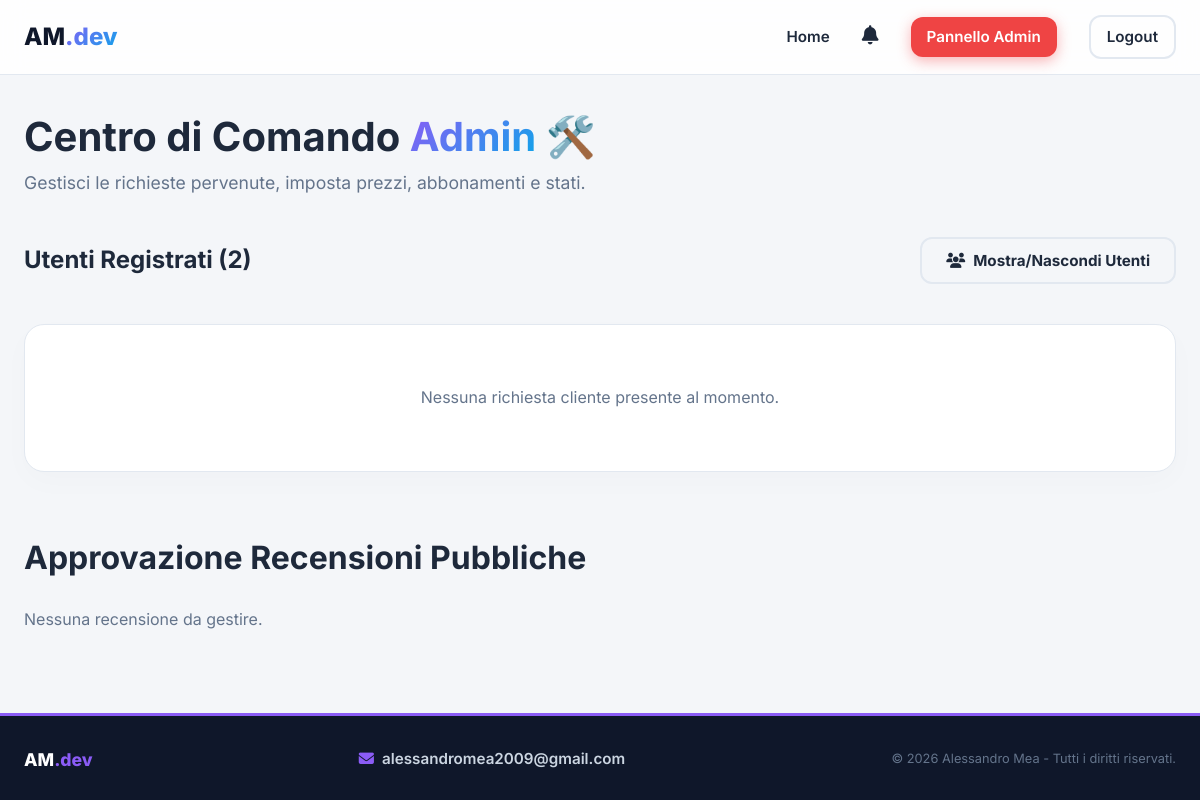
Page /admin (signed in) on the earlier database version.
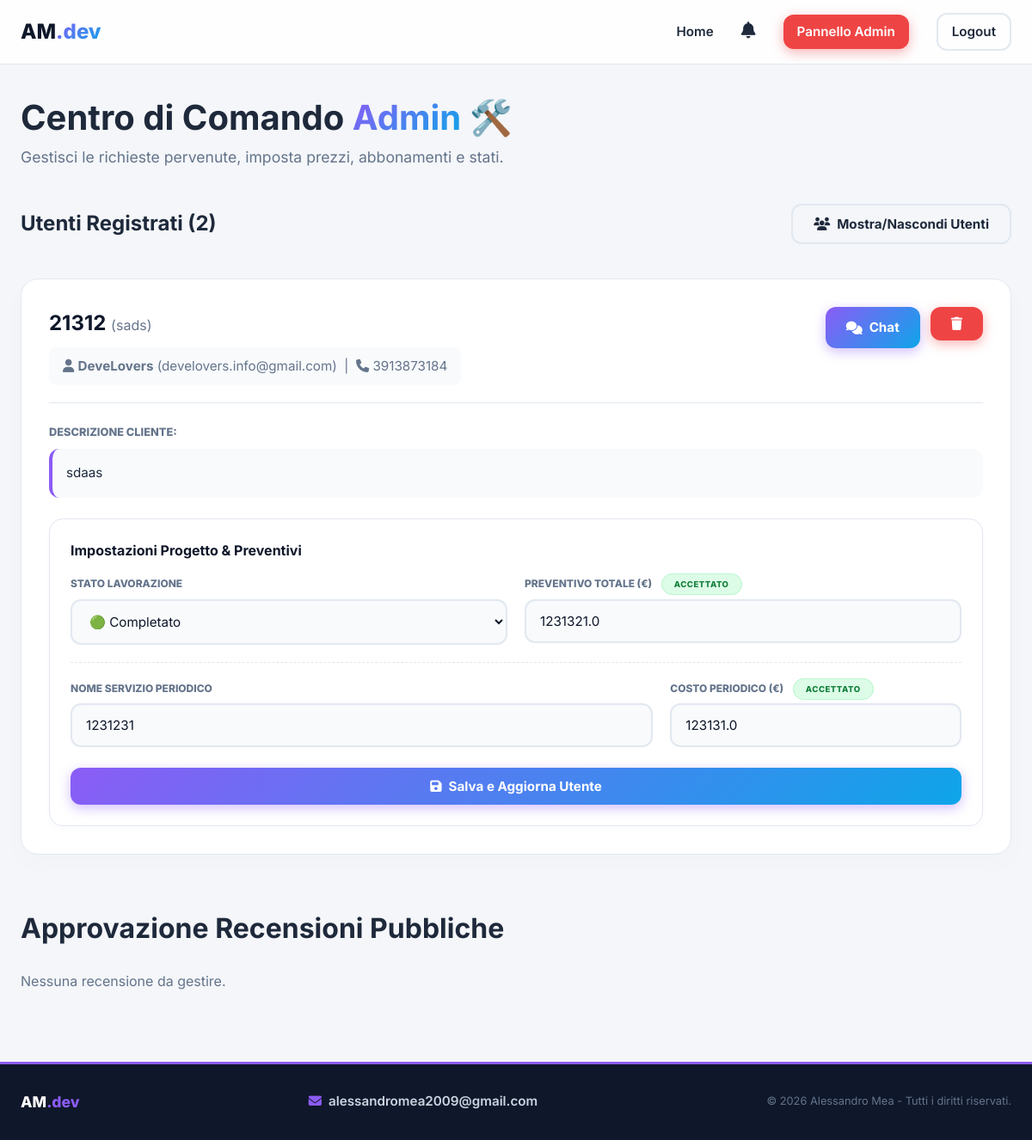
Same page on the later database version.
### app.py (models this page shows)
class SiteRequest(db.Model):
    id = db.Column(db.Integer, primary_key=True)
    user_id = db.Column(db.Integer, db.ForeignKey('user.id'), nullable=False)
    site_name = db.Column(db.String(100), nullable=False)
    business_name = db.Column(db.String(100), nullable=False)
    description = db.Column(db.Text, nullable=False)
    phone = db.Column(db.String(20), nullable=False)
    status = db.Column(db.String(20), default='In Attesa')
    cost = db.Column(db.Float, default=0.0)
    quote_accepted = db.Column(db.Boolean, default=False)
    periodic_amount = db.Column(db.Float, default=0.0)
    periodic_desc = db.Column(db.String(200), default='')
    periodic_accepted = db.Column(db.Boolean, default=False)
    created_at = db.Column(db.DateTime, default=datetime.utcnow)
    messages = db.relationship('ChatMessage', backref='project', lazy=True, cascade="all, delete-orphan")

class User(UserMixin, db.Model):
    id = db.Column(db.Integer, primary_key=True)
    google_id = db.Column(db.String(120), unique=True)
    name = db.Column(db.String(100))
    email = db.Column(db.String(120), unique=True, nullable=False)
    is_admin = db.Column(db.Boolean, default=False)
    requests = db.relationship('SiteRequest', backref='client', lazy=True)
    messages = db.relationship('ChatMessage', backref='sender', lazy=True)
    notifications = db.relationship('Notification', backref='user', lazy=True, cascade="all, delete-orphan")

### app.py (the view)
@app.route('/admin')
@login_required
def admin():
    if not current_user.is_admin:
        return redirect(url_for('dashboard'))
    all_requests = SiteRequest.query.order_by(SiteRequest.created_at.desc()).all()
    all_reviews = Review.query.order_by(Review.created_at.desc()).all()
    client_users = User.query.filter(User.is_admin != True).all()
    return render_template('admin.html', requests=all_requests, reviews=all_reviews, users=client_users)

### app.py (called while the page is built)
@login_manager.user_loader
def load_user(user_id):
    return User.query.get(int(user_id))

@app.context_processor
def inject_notifications():
    if current_user.is_authenticated:
        unread = Notification.query.filter_by(user_id=current_user.id, is_read=False).count()
        return dict(unread_notifications=unread)
    return dict(unread_notifications=0)

### templates/admin.html (shortened to what the changed rows need)
{% extends 'base.html' %}
{% block content %}
<div style="margin-bottom: 40px;">
    <h2 style="font-size: 2.5rem;">Centro di Comando <span class="text-neon">Admin</span> 🛠️</h2>
</div>
<div style="display: flex; flex-direction: column; gap: 32px;">
    {% if not requests %}
    <div class="neon-card" style="text-align: center; color: var(--text-muted); padding: 60px;">
        Nessuna richiesta cliente presente al momento.
    </div>
    {% else %}
    {% for req in requests %}
    <div class="neon-card" style="padding: 32px;">
        <div
            style="display: flex; justify-content: space-between; align-items: flex-start; border-bottom: 1px solid var(--border-color); padding-bottom: 20px; margin-bottom: 20px;">
            <div>
                <h3 style="color: var(--primary-dark); font-size: 1.5rem; margin-bottom: 8px;">{{ req.site_name }}
                    <small style="font-size: 1rem; font-weight: 400; color: var(--text-muted);">({{ req.business_name
                        }})</small>
                </h3>
                <p
                    style="font-size: 0.95rem; color: var(--text-muted); background: #f8fafc; padding: 10px 16px; border-radius: 8px; display: inline-block;">
                    <i class="fa-solid fa-user"></i> <strong>{{ req.client.name }}</strong> ({{ req.client.email }})
                    &nbsp;|&nbsp; <i class="fa-solid fa-phone"></i> {{ req.phone }}
                </p>
            </div>
            <div style="display: flex; gap: 12px;">
                <a href="/chat/{{ req.id }}" class="btn btn-primary">
                    <i class="fa-solid fa-comments"></i> Chat
                </a>
                <form method="POST" action="/admin/delete/{{ req.id }}"
                    onsubmit="return confirm('⚠️ Sicuro di voler eliminare definitivamente questo progetto e la sua chat?');">
                    <button type="submit" class="btn btn-danger" title="Elimina Progetto">
                        <i class="fa-solid fa-trash"></i>
                    </button>
                </form>
            </div>
        </div>
        <div style="margin-bottom: 24px;">
            <label
                style="font-size: 0.8rem; font-weight: 800; color: var(--text-muted); text-transform: uppercase;">Descrizione
                Cliente:</label>
            <p
                style="background: #f8fafc; padding: 16px; border-radius: 12px; font-size: 0.95rem; margin-top: 8px; border-left: 4px solid var(--accent-purple);">
                {{ req.description }}</p>
        </div>
        <form method="POST" action="/admin/update_status/{{ req.id }}"
            style="background: #ffffff; border: 1px solid var(--border-color); padding: 24px; border-radius: 16px; box-shadow: 0 4px 10px rgba(0,0,0,0.02);">
            <h4 style="margin-bottom: 16px; font-size: 1rem; color: var(--primary-dark);">Impostazioni Progetto &
                Preventivi</h4>
            <div style="display: grid; grid-template-columns: 1fr 1fr; gap: 20px; margin-bottom: 20px;">
                <div>
                    <label
                        style="font-size: 0.75rem; font-weight: 800; color: var(--text-muted); text-transform: uppercase; margin-bottom: 8px; display: block;">Stato
                        Lavorazione</label>
                    <select name="status">
                        <option value="Completato" {% if req.status=='Completato' %}selected{% endif %}>🟢 Completato
                        </option>
                    </select>
                </div>
                <div>
                    <label
                        style="font-size: 0.75rem; font-weight: 800; color: var(--text-muted); text-transform: uppercase; margin-bottom: 8px; display: block;">
                        Preventivo Totale (€)
                        {% if req.quote_accepted %}<span class="badge badge-completed"
                            style="margin-left: 8px; font-size: 0.6rem;">Accettato</span>{% endif %}
                    </label>
                    <input type="number" step="0.01" name="cost" value="{{ req.cost }}">
                </div>
            </div>
            <div
                style="display: grid; grid-template-columns: 2fr 1fr; gap: 20px; margin-bottom: 24px; padding-top: 20px; border-top: 1px dashed var(--border-color);">
                <div>
                    <label
                        style="font-size: 0.75rem; font-weight: 800; color: var(--text-muted); text-transform: uppercase; margin-bottom: 8px; display: block;">Nome
                        Servizio Periodico</label>
                    <input type="text" name="periodic_desc" value="{{ req.periodic_desc }}"
                        placeholder="Lascia vuoto se non previsto">
                </div>
                <div>
                    <label
                        style="font-size: 0.75rem; font-weight: 800; color: var(--text-muted); text-transform: uppercase; margin-bottom: 8px; display: block;">
                        Costo Periodico (€)
                        {% if req.periodic_accepted %}<span class="badge badge-completed"
                            style="margin-left: 8px; font-size: 0.6rem;">Accettato</span>{% endif %}
                    </label>
                    <input type="number" step="0.01" name="periodic_amount" value="{{ req.periodic_amount }}">
                </div>
            </div>
            <button type="submit" class="btn btn-primary" style="width: 100%;">
                <i class="fa-solid fa-floppy-disk"></i> Salva e Aggiorna Utente
            </button>
        </form>
    </div>
    {% endfor %}
    {% endif %}
</div>
{% endblock %}

Differences in the rows shown:
added SiteRequest: site_name "21312", business_name "sads", client.name "DeveLovers", client.email "develovers.info@gmail.com", phone "3913873184", description "sdaas", status "🟢 Completato", quote_accepted "ACCETTATO", cost "1231321.0", periodic_desc "1231231", periodic_accepted "ACCETTATO", periodic_amount "123131.0"
Other differences:
text no longer shown: "Nessuna richiesta cliente presente al momento."
